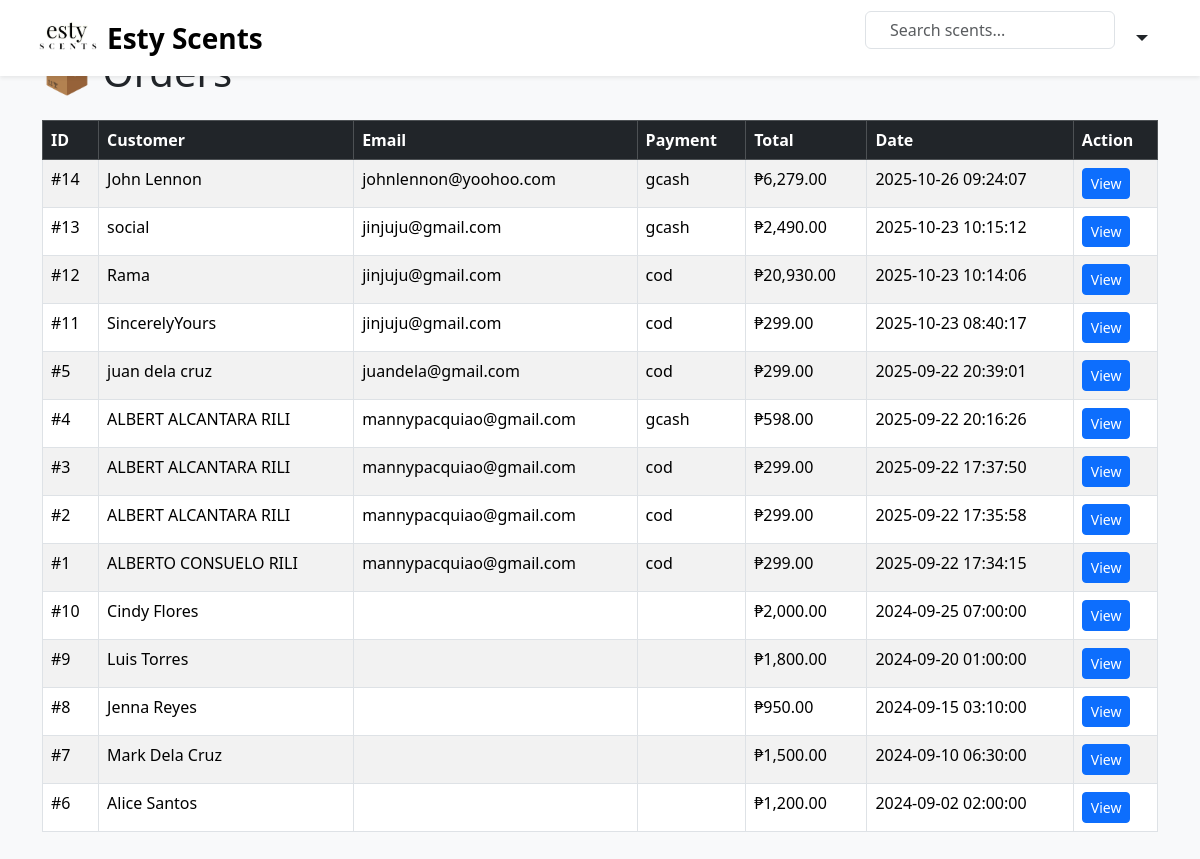
The page /ESTY/orders.php on the database its author committed.
### tables this page shows
CREATE TABLE `orders` (
  `id` int(11) NOT NULL,
  `customer_name` varchar(100) DEFAULT NULL,
  `email` varchar(100) DEFAULT NULL,
  `address` text DEFAULT NULL,
  `payment_method` varchar(50) DEFAULT NULL,
  `total` decimal(10,2) DEFAULT NULL,
  `created_at` timestamp NOT NULL DEFAULT current_timestamp(),
  `status` enum('pending','processing','completed','cancelled') DEFAULT 'pending',
  `completed_at` datetime DEFAULT NULL
);

### ESTY/orders.php (the view, shortened to what this page needs)
<?php
require_once "../db.php";
include 'navbar.php';
$sql = "SELECT * FROM orders ORDER BY created_at DESC";
$result = $conn->query($sql);
?>
<!DOCTYPE html>
<html lang="en">
<head>
  <link href="https://cdn.jsdelivr.net/npm/bootstrap@5.3.3/dist/css/bootstrap.min.css" rel="stylesheet">
</head>
<body class="bg-light">
<div class="container my-5">
  <h1 class="mb-4">📦 Orders</h1>
  <table class="table table-bordered table-striped">
    <thead class="table-dark">
      <tr>
        <th>ID</th>
        <th>Customer</th>
        <th>Email</th>
        <th>Payment</th>
        <th>Total</th>
        <th>Date</th>
        <th>Action</th>
      </tr>
    </thead>
    <tbody>
      <?php while ($row = $result->fetch_assoc()): ?>
        <tr>
          <td>#<?= $row['id']; ?></td>
          <td><?= htmlspecialchars($row['customer_name']); ?></td>
          <td><?= htmlspecialchars($row['email']); ?></td>
          <td><?= $row['payment_method']; ?></td>
          <td>₱<?= number_format($row['total'], 2); ?></td>
          <td><?= $row['created_at']; ?></td>
          <td>
            <a href="view_order.php?id=<?= $row['id']; ?>" class="btn btn-sm btn-primary">View</a>
          </td>
        </tr>
      <?php endwhile; ?>
    </tbody>
  </table>
</div>
</body>
</html>

### rows shown on the page
orders: id "14", customer_name "John Lennon", email "johnlennon@yoohoo.com", payment_method "gcash", total "6,279.00", created_at "2025-10-26 09:24:07"
orders: id "13", customer_name "social", email "jinjuju@gmail.com", payment_method "gcash", total "2,490.00", created_at "2025-10-23 10:15:12"
orders: id "12", customer_name "Rama", email "jinjuju@gmail.com", payment_method "cod", total "20,930.00", created_at "2025-10-23 10:14:06"
orders: id "11", customer_name "SincerelyYours", email "jinjuju@gmail.com", payment_method "cod", total "299.00", created_at "2025-10-23 08:40:17"
orders: id "5", customer_name "juan dela cruz", email "juandela@gmail.com", payment_method "cod", total "299.00", created_at "2025-09-22 20:39:01"
orders: id "4", customer_name "ALBERT ALCANTARA RILI", email "mannypacquiao@gmail.com", payment_method "gcash", total "598.00", created_at "2025-09-22 20:16:26"
orders: id "3", customer_name "ALBERT ALCANTARA RILI", email "mannypacquiao@gmail.com", payment_method "cod", total "299.00", created_at "2025-09-22 17:37:50"
orders: id "2", customer_name "ALBERT ALCANTARA RILI", email "mannypacquiao@gmail.com", payment_method "cod", total "299.00", created_at "2025-09-22 17:35:58"
orders: id "1", customer_name "ALBERTO CONSUELO RILI", email "mannypacquiao@gmail.com", payment_method "cod", total "299.00", created_at "2025-09-22 17:34:15"
orders: id "10", customer_name "Cindy Flores", total "2,000.00", created_at "2024-09-25 07:00:00"
orders: id "9", customer_name "Luis Torres", total "1,800.00", created_at "2024-09-20 01:00:00"
orders: id "8", customer_name "Jenna Reyes", total "950.00", created_at "2024-09-15 03:10:00"
orders: id "7", customer_name "Mark Dela Cruz", total "1,500.00", created_at "2024-09-10 06:30:00"
orders: id "6", customer_name "Alice Santos", total "1,200.00", created_at "2024-09-02 02:00:00"
